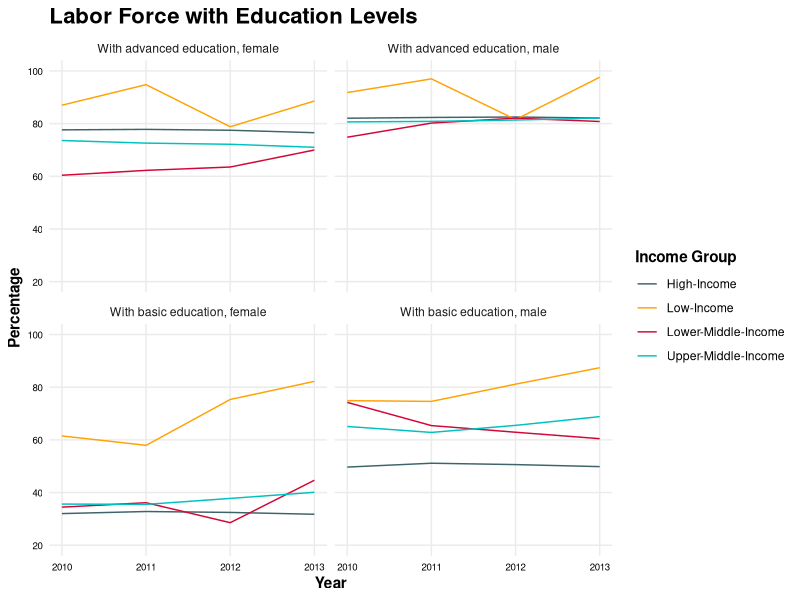
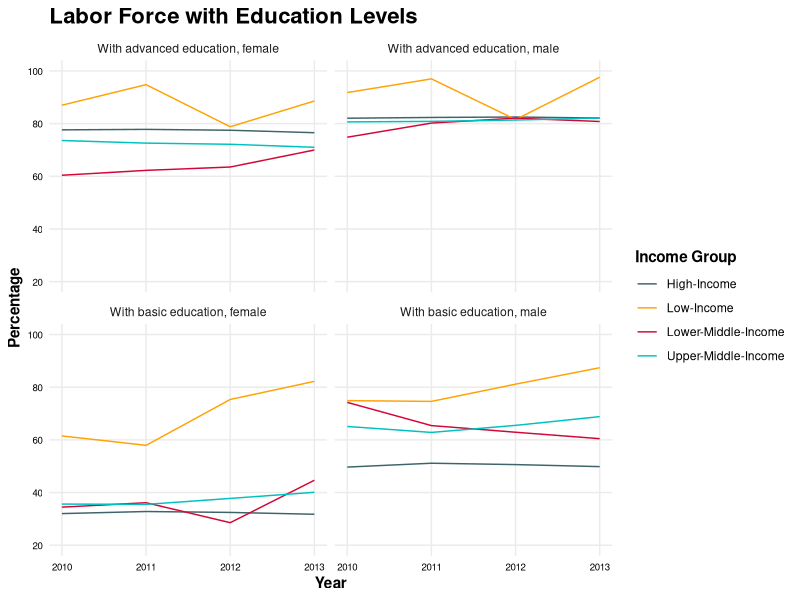
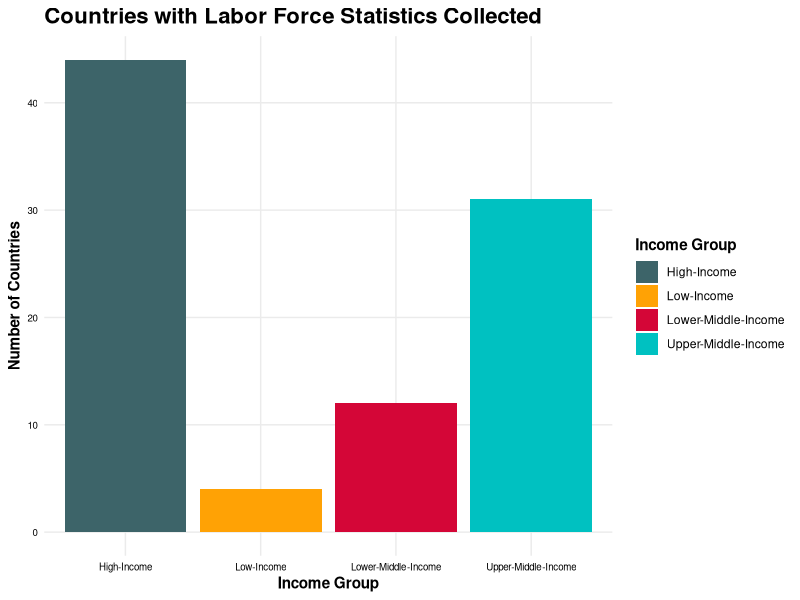

Reproduce these figures in R, in order.
## ---- chunk 1
library(ggplot2)
library(dplyr)
library(tidyr)
## ---- chunk 2
read <- read.csv('../../cleaned_data/labor_force_all.csv')
read <- select(read, -Country.Code, -Indicator.Code)
read$Indicator.Name[read$Indicator.Name == "Labor force with advanced education, female (% of female labor force)"] <- "With advanced education, female"
read$Indicator.Name[read$Indicator.Name == "Labor force with advanced education, male (% of male labor force)"] <- "With advanced education, male"
read$Indicator.Name[read$Indicator.Name == "Labor force with basic education, female (% of female labor force)"] <- "With basic education, female"
read$Indicator.Name[read$Indicator.Name == "Labor force with basic education, male (% of male labor force)"] <- "With basic education, male"
read$Indicator.Name[read$Indicator.Name == "Labor force with advanced education (% of total)"] <- "With advanced education (% total)"
read$Indicator.Name[read$Indicator.Name == "Labor force with basic education (% of total)"] <- "With basic education (% total)"
unique_values1 <- unique(read$Indicator.Name)
print(unique_values1)
## ---- chunk 3
# Unpivot the data
read <- pivot_longer(read, cols = -c(1:2), names_to = "Year", values_to = "Value")
read <- na.omit(read)
read$Year <- gsub("X", "", read$Year)
read$Year <- as.numeric(read$Year)
## ---- chunk 4
# Define income groups
low_income <- c(
    "Afghanistan", "Korea, Dem. People's Rep", "South Sudan", "Burkina Faso", "Liberia",
    "Sudan", "Burundi", "Madagascar", "Syrian Arab Republic", "Central African Republic",
    "Malawi", "Togo", "Chad", "Mali", "Uganda", "Congo, Dem. Rep", "Mozambique",
    "Yemen, Rep.", "Eritrea", "Niger", "Ethiopia", "Rwanda", "Gambia, The", "Sierra Leone",
    "Guinea-Bissau", "Somalia"
)

lower_middle_income <- c(
    "Angola", "Jordan", "Philippines", "Algeria", "India", "Samoa", "Bangladesh",
    "Iran, Islamic Rep", "São Tomé and Principe", "Benin", "Kenya", "Senegal", "Bhutan",
    "Kiribati", "Solomon Islands", "Bolivia", "Kyrgyz Republic", "Sri Lanka", "Cabo Verde",
    "Lao PDR", "Tanzania", "Cambodia", "Lebanon", "Tajikistan", "Cameroon", "Lesotho",
    "Timor-Leste", "Comoros", "Mauritania", "Tunisia", "Congo, Rep.", "Micronesia, Fed. Sts.",
    "Ukraine", "Côte d'Ivoire", "Mongolia", "Uzbekistan", "Djibouti", "Morocco", "Vanuatu",
    "Egypt, Arab Rep.", "Myanmar", "Vietnam", "Eswatini", "Nepal", "Zambia", "Ghana",
    "Nicaragua", "Zimbabwe", "Guinea", "Nigeria", "Haiti", "Pakistan", "Honduras",
    "Papua New Guinea"
)

upper_middle_income <- c(
    "Albania", "Fiji", "North Macedonia", "Argentina", "Gabon", "Palau", "Armenia",
    "Georgia", "Paraguay", "Azerbaijan", "Grenada", "Peru", "Belarus", "Guatemala",
    "Russian Federation", "Belize", "Indonesia", "Serbia", "Bosnia and Herzegovina",
    "Iraq", "South Africa", "Botswana", "Jamaica", "St. Lucia", "Brazil", "Kazakhstan",
    "St. Vincent and the Grenadines", "Bulgaria", "Kosovo", "Suriname", "China", "Libya",
    "Thailand", "Colombia", "Malaysia", "Tonga", "Costa Rica", "Maldives", "Türkiye",
    "Cuba", "Marshall Islands", "Turkmenistan", "Dominica", "Mauritius", "Tuvalu",
    "Dominican Republic", "Mexico", "West Bank and Gaza", "El Salvador", "Moldova",
    "Equatorial Guinea", "Montenegro", "Ecuador", "Namibia"
)

high_income <- c(
    "American Samoa", "Germany", "Oman", "Andorra", "Gibraltar", "Panama", "Antigua and Barbuda",
    "Greece", "Poland", "Aruba", "Greenland", "Portugal", "Australia", "Guam", "Puerto Rico",
    "Austria", "Hong Kong SAR, China", "Qatar", "Bahamas, The", "Hungary", "Romania", "Bahrain",
    "Iceland", "San Marino", "Barbados", "Ireland", "Saudi Arabia", "Belgium", "Isle of Man",
    "Seychelles", "Bermuda", "Israel", "Singapore", "British Virgin Islands", "Italy",
    "Sint Maarten (Dutch part)", "Brunei Darussalam", "Japan", "Slovak Republic", "Canada",
    "Korea, Rep.", "Slovenia", "Cayman Islands", "Kuwait", "Spain", "Channel Islands", "Latvia",
    "St. Kitts and Nevis", "Chile", "Liechtenstein", "St. Martin (French part)", "Croatia",
    "Lithuania", "Sweden", "Curaçao", "Luxembourg", "Switzerland", "Cyprus", "Macao SAR, China",
    "Taiwan, China", "Czech Republic", "Malta", "Trinidad and Tobago", "Denmark", "Monaco",
    "Turks and Caicos Islands", "Estonia", "Nauru", "United Arab Emirates", "Faroe Islands",
    "Netherlands", "United Kingdom", "Finland", "New Caledonia", "United States", "France",
    "New Zealand", "Uruguay", "French Polynesia", "Northern Mariana Islands", "Virgin Islands (U.S.)",
    "Guyana", "Norway"
)

# Create income_groups list
income_groups <- list(
    low_income = low_income,
    lower_middle_income = lower_middle_income,
    upper_middle_income = upper_middle_income,
    high_income = high_income
)

## ---- chunk 5
# Assuming you have loaded your dataframe into a variable named df
# And you have already created the income_groups list as provided earlier
# Assuming your dataframe is named "read_df"
# And you have already created the income_groups list as provided earlier

# Function to categorize countries into income groups
categorize_income <- function(country_name) {
  if (country_name %in% income_groups$low_income) {
    return("Low-Income")
  } else if (country_name %in% income_groups$lower_middle_income) {
    return("Lower-Middle-Income")
  } else if (country_name %in% income_groups$upper_middle_income) {
    return("Upper-Middle-Income")
  } else if (country_name %in% income_groups$high_income) {
    return("High-Income")
  } else {
    return(NA) # Handle countries not found in any income group
  }
}

# Apply the function to create a new column with income groupings
read$Income_Group <- sapply(read$Country.Name, categorize_income)


read <- read[!is.na(read$Country.Name), ]

## ---- chunk 6

my_theme <- theme_minimal() +
  theme(
    #plot.background = element_rect(fill = "#2589BD"),
    axis.title.x = element_text(family = "Helvetica", color="black"),
    axis.ticks = element_blank(),
    axis.text = element_text(family = "Helvetica", color="black", size=7),
    plot.subtitle = element_text(family = "Helvetica", face = "italic"),
    #panel.background = element_rect(fill = "#DCEFF9", color="#DCEFF9"),
    panel.grid.minor = element_blank(),
    #panel.grid.major = element_line(color = "#EEF7FC"),
    #legend.key = element_rect(fill = "#EEF7FC", color="#EEF7FC"),
    #legend.background = element_rect(fill="#EEF7FC", color="#124A68"), 
    legend.text = element_text(family = "Helvetica"),
    plot.title = element_text(family = "Helvetica", size = 16, face = "bold"),
    axis.title = element_text(family = "Helvetica", face = "bold"),
    legend.title = element_text(family = "Helvetica", face = "bold"),
    plot.caption = element_text(family = "Helvetica", face = "italic"))

## ---- chunk 7
theme_set(my_theme)
## ---- chunk 8


df <- read[((read$Indicator.Name == "With advanced education, female") | (read$Indicator.Name == "With advanced education, male") | (read$Indicator.Name == "With basic education, female") | (read$Indicator.Name == "With basic education, male")),]
df <- na.omit(df)

## ---- chunk 9

# Calculate average percentage by income group
df_avg <- aggregate(Value ~ Income_Group + Year + Indicator.Name, data = df, FUN = mean, na.rm = TRUE)

# Filter for the years 2010 to 2013
df_avg <- df_avg[df_avg$Year >= 2010 & df_avg$Year <= 2013, ]


tiana_palette <- c("#3d6469", "#ffa205", "#d40637", "#00c1c1")

# Define the plot function
plot_fun <- function(df, df_label, title) {
  ggplot(df, aes(x = Year, y = Value, color = Income_Group)) +
    geom_line() +
    geom_text(data = df_label, aes(label = Income_Group),
              nudge_x = 0.5, nudge_y = 3, check_overlap = TRUE) +
    scale_color_manual(values = tiana_palette, name = "Country") +
    ylim(20, 100) + 
    labs(title = title,
         x = "Year",
         y = "Percentage") +
    theme(legend.position = "none")
}

# Create facet_wrap plot
facet_plot <- ggplot(df_avg, aes(x = Year, y = Value, color = Income_Group)) +
  geom_line() +
  scale_color_manual(values = tiana_palette, name = "Income Group") +
  ylim(20, 100) +
  labs(title = "Labor Force with Education Levels",
       x = "Year",
       y = "Percentage") +
  facet_wrap(~Indicator.Name)

print(facet_plot)

ggsave("line_plot.png", facet_plot, width = 10, height = 4)
## ---- chunk 10

income_group_count <- df[c('Country.Name', 'Income_Group')]
income_group_count <- unique(income_group_count)

income_group_count <- income_group_count %>%
  group_by(Income_Group) %>%
  summarise(Count = n_distinct(Country.Name))

# Bar Plot to show Count of Country for each Income Group
labor <- ggplot(income_group_count, aes(x = Income_Group, y = Count, fill = Income_Group)) +
  geom_bar(stat = "identity") +
  scale_fill_manual(values = tiana_palette, name = "Income Group") +
  labs(title = "Countries with Labor Force Statistics Collected",
       x = "Income Group",
       y = "Number of Countries")

ggsave("labor_barplot.png", labor, width = 7, height = 4)

